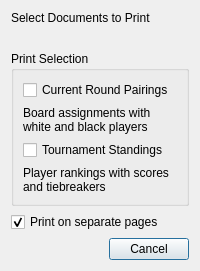
<?xml version="1.0" encoding="UTF-8"?>
<ui version="4.0">
 <class>PrintOptionsDialog</class>
 <widget class="QDialog" name="PrintOptionsDialog">
  <property name="windowTitle">
   <string>Print Options</string>
  </property>
  <layout class="QVBoxLayout" name="main_layout">
   <item>
    <widget class="QLabel" name="header_label">
     <property name="text">
      <string>Select Documents to Print</string>
     </property>
    </widget>
   </item>
   <item>
    <widget class="QLabel" name="round_info_label">
     <property name="text">
      <string/>
     </property>
     <property name="wordWrap">
      <bool>true</bool>
     </property>
    </widget>
   </item>
   <item>
    <widget class="QGroupBox" name="options_group">
     <property name="title">
      <string>Print Selection</string>
     </property>
     <layout class="QVBoxLayout" name="options_layout">
      <item>
       <widget class="QCheckBox" name="chk_pairings">
        <property name="text">
         <string>Current Round Pairings</string>
        </property>
       </widget>
      </item>
      <item>
       <widget class="QLabel" name="pairings_desc">
        <property name="text">
         <string>Board assignments with white and black players</string>
        </property>
        <property name="wordWrap">
         <bool>true</bool>
        </property>
       </widget>
      </item>
      <item>
       <widget class="QCheckBox" name="chk_standings">
        <property name="text">
         <string>Tournament Standings</string>
        </property>
       </widget>
      </item>
      <item>
       <widget class="QLabel" name="standings_desc">
        <property name="text">
         <string>Player rankings with scores and tiebreakers</string>
        </property>
        <property name="wordWrap">
         <bool>true</bool>
        </property>
       </widget>
      </item>
     </layout>
    </widget>
   </item>
   <item>
    <widget class="QCheckBox" name="chk_page_break">
     <property name="toolTip">
      <string>When checked, pairings and standings will print on separate pages</string>
     </property>
     <property name="text">
      <string>Print on separate pages</string>
     </property>
     <property name="checked">
      <bool>true</bool>
     </property>
    </widget>
   </item>
   <item>
    <spacer name="vertical_spacer">
     <property name="orientation">
      <enum>Qt::Vertical</enum>
     </property>
     <property name="sizeType">
      <enum>QSizePolicy::Expanding</enum>
     </property>
     <property name="sizeHint" stdset="0">
      <size>
       <width>0</width>
       <height>0</height>
      </size>
     </property>
    </spacer>
   </item>
   <item>
    <widget class="QDialogButtonBox" name="button_box">
     <property name="standardButtons">
      <set>QDialogButtonBox::Cancel</set>
     </property>
    </widget>
   </item>
  </layout>
 </widget>
 <resources/>
 <connections/>
</ui>
